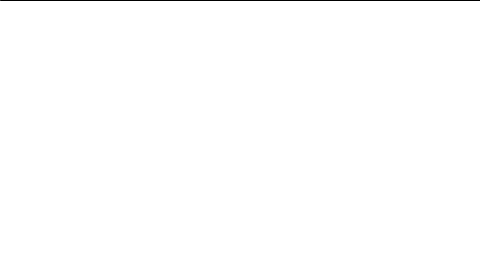
Frame 1 (no input)
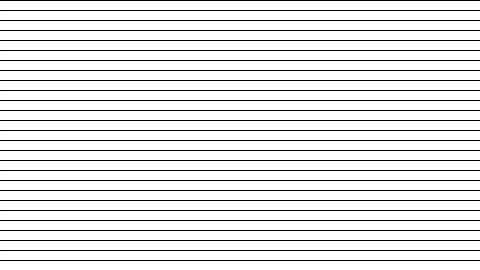
Frame 60 (the mouse pressed at the canvas centre just before this capture)
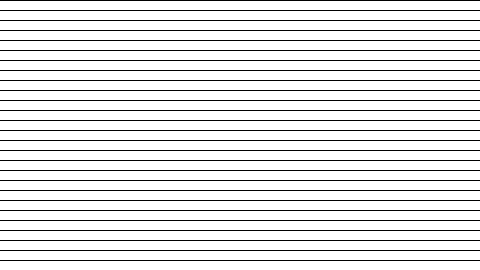
Frame 120 (the mouse held since frame 60 and released just before this capture)

The Processing sketch that drew these frames (run headless with seeded random() and noise(); from frame 60 on, the mouse is pressed at the canvas centre):

// Processing sketch: example_06_08_drawisaloop
// ── example_06_08_drawisaloop.pde
// Learning Processing
// Daniel Shiffman
// http://www.learningprocessing.com

// Example 6-8: Lines one at a time

 // No for loop here. Instead, a global variable.
int y = 0;

void setup() {
  size(480, 270);
  background(255);
  // Slowing down the frame rate so we can easily see the effect.
  frameRate(5); 
}

void draw() {
  // Draw a line
  stroke(0);
  // Only one line is drawn each time through draw().
  line(0,y,width,y); 
  // Increment y
  y += 10;
  
  // Reset y back to 0 when it gets to the bottom of window
  if (y > height) {
    y = 0;
  }
}
